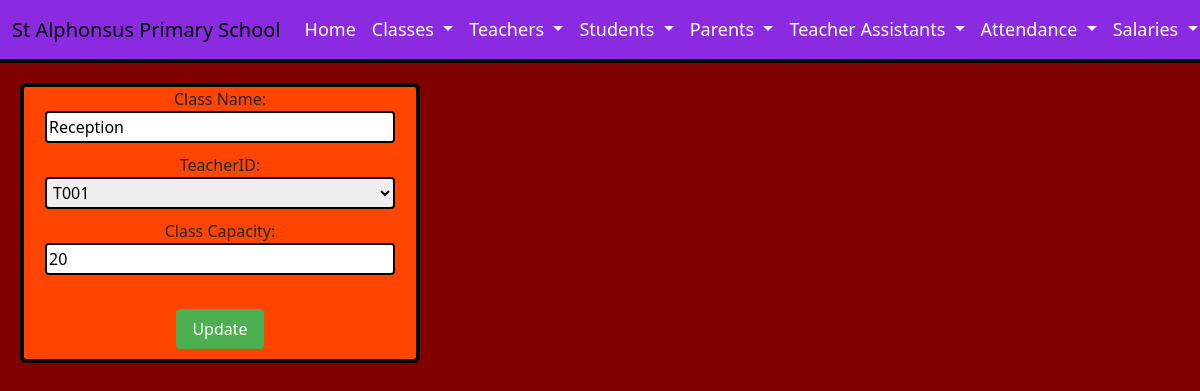
Before: /DigitalWebsite/EditClassUpdate.php?id=Reception with the older database file.
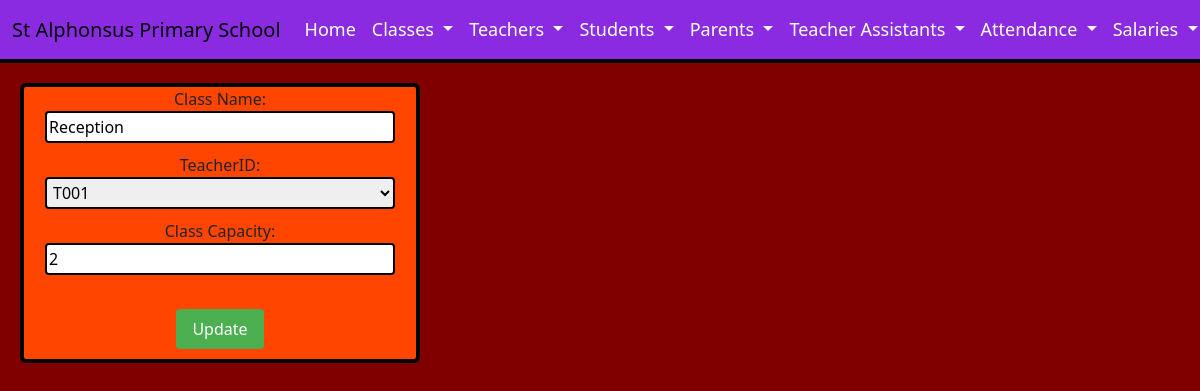
After: the same page with the newer database file.
### tables this page shows
CREATE TABLE `classes` (
  `className` varchar(50) NOT NULL,
  `teacherID` varchar(50) DEFAULT NULL,
  `classCapacity` int(11) DEFAULT NULL
);

### DigitalWebsite/EditClassUpdate.php (the view, shortened to what this page needs)
<!DOCTYPE html>
 <html lang="en">
    <head>
      <link href="https://cdn.jsdelivr.net/npm/bootstrap@5.3.2/dist/css/bootstrap.min.css" rel="stylesheet">
    </head>
    <body>
      <nav class="navbar navbar-expand-lg bg-maroon">
        <div class="container-fluid">
          <a class="navbar-brand" href="index.html">St Alphonsus Primary School</a>
          <div class="collapse navbar-collapse" id="navbarNavDropdown">
            <ul class="navbar-nav">
              <li class="nav-item">
                <a class="nav-link" href="index.html">Home</a>
              </li>
              <li class="nav-item dropdown">
                <a class="nav-link dropdown-toggle" href="#" role="button" data-bs-toggle="dropdown" aria-expanded="false">
                  Classes
                </a>
              </li>
              <li class="nav-item dropdown">
                <a class="nav-link dropdown-toggle" href="#" role="button" data-bs-toggle="dropdown" aria-expanded="false">
                  Teachers
                </a>
              </li>
              <li class="nav-item dropdown">
                <a class="nav-link dropdown-toggle" href="#" role="button" data-bs-toggle="dropdown" aria-expanded="false">
                  Students
                </a>
              </li>
              <li class="nav-item dropdown">
                <a class="nav-link dropdown-toggle" href="#" role="button" data-bs-toggle="dropdown" aria-expanded="false">
                  Parents
                </a>
              </li>
              <li class="nav-item dropdown">
                <a class="nav-link dropdown-toggle" href="#" role="button" data-bs-toggle="dropdown" aria-expanded="false">
                  Teacher Assistants
                </a>
              </li>
              <li class="nav-item dropdown">
                <a class="nav-link dropdown-toggle" href="#" role="button" data-bs-toggle="dropdown" aria-expanded="false">
                  Attendance
                </a>
              </li>
              <li class="nav-item dropdown">
                <a class="nav-link dropdown-toggle" href="#" role="button" data-bs-toggle="dropdown" aria-expanded="false">
                  Salaries
                </a>
              </li>
            </ul>
          </div>
        </div>
      </nav>
      <?php
        $className = $_GET['id'];
        $servername = "127.0.0.1";
        $username = "root";
        $password = "";
        $database = "school";
        $conn = new mysqli($servername, $username, $password, $database);
        $sql = "SELECT * FROM classes WHERE className = '$className'";
        $result = $conn->query($sql);
        if ($result->num_rows > 0) {
          $row = $result->fetch_assoc();
      ?>
      <form action="EditClassUpdateSubmit.php" method="POST">
          Class Name: <input type="text" id="className" name="className" value="<?php echo $row['className']; ?>" readonly><br>
          TeacherID:
          <select id="teacherID" name="teacherID">
          <option value="T001" <?php if($row['teacherID'] == "T001") echo "selected"; ?>>T001</option>
          </select><br>
          Class Capacity: <input type="number" id="classCapacity" name="classCapacity" placeholder="Enter a number" value="<?php echo $row['classCapacity']; ?>" required><br><br>
          <input type="submit" value="Update">
      </form>
      <?php
        } else {
          echo "No record found.";
        }
      ?>
    </body>
</html>

Changed rows visible on the page:
changed classes "Reception": classCapacity "20" → "2"
